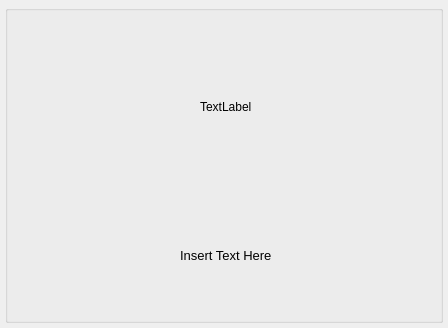
<?xml version="1.0" encoding="UTF-8"?>
<ui version="4.0">
 <class>Dialog</class>
 <widget class="QDialog" name="Dialog">
  <property name="geometry">
   <rect>
    <x>0</x>
    <y>0</y>
    <width>448</width>
    <height>328</height>
   </rect>
  </property>
  <property name="windowTitle">
   <string>About</string>
  </property>
  <layout class="QVBoxLayout" name="verticalLayout_3">
   <property name="leftMargin">
    <number>5</number>
   </property>
   <property name="topMargin">
    <number>5</number>
   </property>
   <property name="rightMargin">
    <number>5</number>
   </property>
   <property name="bottomMargin">
    <number>5</number>
   </property>
   <item>
    <widget class="QGroupBox" name="groupBox">
     <property name="title">
      <string/>
     </property>
     <layout class="QVBoxLayout" name="verticalLayout_2">
      <property name="leftMargin">
       <number>12</number>
      </property>
      <item>
       <layout class="QHBoxLayout" name="horizontalLayout">
        <item>
         <spacer name="horizontalSpacer">
          <property name="orientation">
           <enum>Qt::Orientation::Horizontal</enum>
          </property>
          <property name="sizeHint" stdset="0">
           <size>
            <width>25</width>
            <height>20</height>
           </size>
          </property>
         </spacer>
        </item>
        <item>
         <widget class="QLabel" name="lbl_logo">
          <property name="text">
           <string>TextLabel</string>
          </property>
          <property name="scaledContents">
           <bool>true</bool>
          </property>
         </widget>
        </item>
        <item>
         <spacer name="horizontalSpacer_2">
          <property name="orientation">
           <enum>Qt::Orientation::Horizontal</enum>
          </property>
          <property name="sizeHint" stdset="0">
           <size>
            <width>25</width>
            <height>20</height>
           </size>
          </property>
         </spacer>
        </item>
       </layout>
      </item>
      <item>
       <widget class="QFrame" name="frame">
        <property name="maximumSize">
         <size>
          <width>16777215</width>
          <height>111</height>
         </size>
        </property>
        <property name="frameShape">
         <enum>QFrame::Shape::NoFrame</enum>
        </property>
        <property name="frameShadow">
         <enum>QFrame::Shadow::Plain</enum>
        </property>
        <property name="lineWidth">
         <number>0</number>
        </property>
        <layout class="QVBoxLayout" name="verticalLayout">
         <item>
          <layout class="QHBoxLayout" name="horizontalLayout_2">
           <item>
            <spacer name="horizontalSpacer_3">
             <property name="orientation">
              <enum>Qt::Orientation::Horizontal</enum>
             </property>
             <property name="sizeHint" stdset="0">
              <size>
               <width>40</width>
               <height>20</height>
              </size>
             </property>
            </spacer>
           </item>
           <item>
            <widget class="QLabel" name="lbl_about">
             <property name="maximumSize">
              <size>
               <width>16777215</width>
               <height>16777215</height>
              </size>
             </property>
             <property name="font">
              <font>
               <pointsize>10</pointsize>
              </font>
             </property>
             <property name="text">
              <string>Insert Text Here</string>
             </property>
            </widget>
           </item>
           <item>
            <spacer name="horizontalSpacer_4">
             <property name="orientation">
              <enum>Qt::Orientation::Horizontal</enum>
             </property>
             <property name="sizeHint" stdset="0">
              <size>
               <width>40</width>
               <height>20</height>
              </size>
             </property>
            </spacer>
           </item>
          </layout>
         </item>
        </layout>
       </widget>
      </item>
     </layout>
    </widget>
   </item>
  </layout>
 </widget>
 <resources/>
 <connections/>
</ui>
